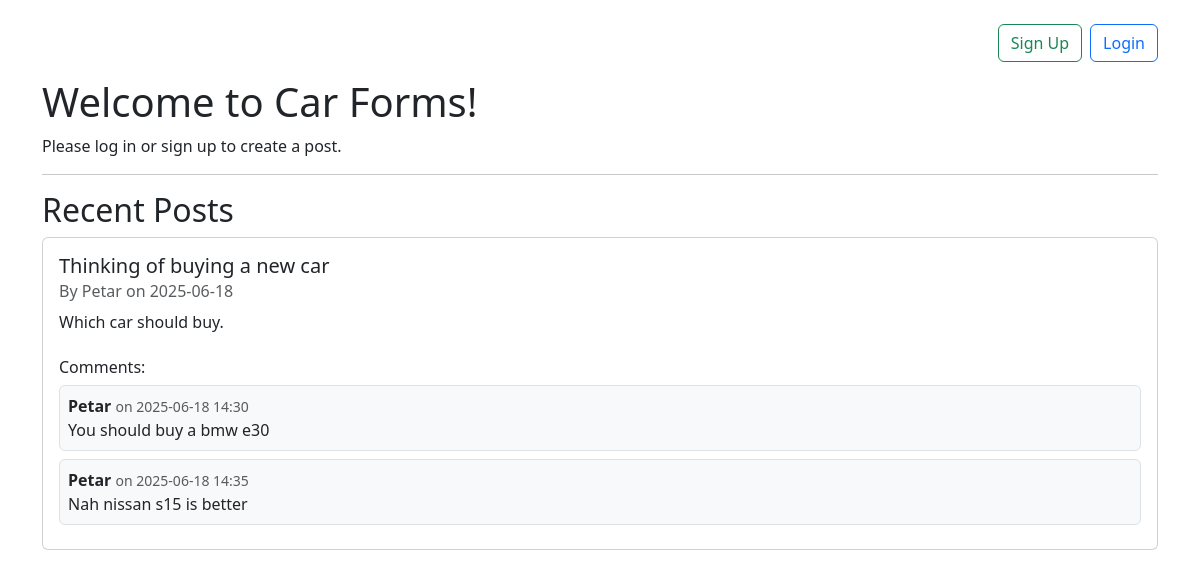
The page / on the database its author committed.
### Car_forms/models.py (models this page shows, shortened)
class Post(db.Model):
    id = db.Column(db.Integer, primary_key=True)
    title = db.Column(db.String(100), nullable=False)
    date_posted = db.Column(db.DateTime, nullable=False, default=datetime.utcnow)
    content = db.Column(db.Text, nullable=False)
    image_file = db.Column(db.String(20), nullable=True,)
    user_id = db.Column(db.Integer, db.ForeignKey('user.id'), nullable=False)

class User(db.Model, UserMixin):
    id = db.Column(db.Integer, primary_key=True)
    username = db.Column(db.String(20), unique=True, nullable=False)
    email = db.Column(db.String(120), unique=True, nullable=False)
    image_file = db.Column(db.String(20), nullable=False, default='default.jpg')
    password = db.Column(db.String(60), nullable=False)
    posts = db.relationship('Post', backref='author', lazy=True)

class Comment(db.Model):
    comment_id = db.Column(db.Integer, primary_key=True)
    content = db.Column(db.Text, nullable=False)
    date_posted = db.Column(db.DateTime, nullable=False, default=datetime.utcnow)
    user_id = db.Column(db.Integer, db.ForeignKey('user.id'), nullable=False)
    post_id = db.Column(db.Integer, db.ForeignKey('post.id'), nullable=False)
    user = db.relationship('User', backref='comments')
    post = db.relationship('Post', backref='comments')
    parent_id = db.Column(db.Integer, db.ForeignKey('comment.comment_id'), nullable=True)
    replies = db.relationship('Comment', backref=db.backref('parent', remote_side=[comment_id]), lazy='dynamic')

### Car_forms/routes.py (the view, shortened to what this page needs)
@app.route("/", methods=["GET", "POST"])
def home():
    comment_form = CommentForm()
    reply_form = ReplyForm()
    posts = Post.query.order_by(Post.date_posted.desc()).all()
    for post in posts:
        post.top_level_comments = [c for c in post.comments if c.parent_id is None]
        for comment in post.top_level_comments:
            comment.sorted_replies = comment.replies.order_by(Comment.date_posted).all()
    return render_template("home.html", posts=posts, comment_form=comment_form, reply_form=reply_form)

### Car_forms/templates/home.html (shortened to what this page needs)
<!DOCTYPE html>
<html lang="en">
<head>
    <link href="https://cdn.jsdelivr.net/npm/bootstrap@5.3.3/dist/css/bootstrap.min.css" rel="stylesheet">
</head>
<body>
    <div class="container mt-4">
        <div class="d-flex justify-content-end align-items-center mb-3">
            {% if current_user.is_authenticated %}
                <a href="{{ url_for('about') }}" class="btn btn-outline-secondary me-2">About</a>
                <a href="{{ url_for('account') }}" class="btn btn-outline-primary me-2">Account</a>
                <a href="{{ url_for('logout') }}" class="btn btn-outline-danger me-2">Logout</a>
                <img src="{{ url_for('static', filename='profile_pics/' + current_user.image_file) }}" alt="Profile Picture" class="pfp">
            {% else %}
                <a href="{{ url_for('sign_up') }}" class="btn btn-outline-success me-2">Sign Up</a>
                <a href="{{ url_for('login') }}" class="btn btn-outline-primary">Login</a>
            {% endif %}
        </div>
        <h1>Welcome to Car Forms!</h1>
        {% if current_user.is_authenticated %}
            <p>Hello, {{ current_user.username }}!</p>
            <a href="{{ url_for('create_post') }}" class="btn btn-success mb-4">Create Post</a>
        {% else %}
            <p>Please log in or sign up to create a post.</p>
        {% endif %}
        <hr>
        <h2>Recent Posts</h2>
        {% for post in posts %}
            <div class="card mb-3">
                <div class="card-body">
                    <h5 class="card-title">{{ post.title }}</h5>
                    <h6 class="card-subtitle mb-2 text-muted">
                        By {{ post.author.username }} on {{ post.date_posted.strftime('%Y-%m-%d') }}
                    </h6>
                    <p class="card-text">{{ post.content }}</p>
                    {% if post.top_level_comments %}
                        <div class="mt-4">
                            <h6>Comments:</h6>
                            {% for comment in post.top_level_comments %}
                                <div class="border p-2 mb-2 rounded bg-light">
                                    <strong>{{ comment.user.username }}</strong>
                                    <small class="text-muted">on {{ comment.date_posted.strftime('%Y-%m-%d %H:%M') }}</small>
                                    <div>{{ comment.content }}</div>
                                </div>
                            {% endfor %}
                        </div>
                    {% endif %}
                </div>
            </div>
        {% endfor %}
    </div>
</body>
</html>

### rows shown on the page
Post: title "Thinking of buying a new car", author.username "Petar", date_posted "2025-06-18", content "Which car should buy."
Comment: user.username "Petar", date_posted "2025-06-18 14:30", content "You should buy a bmw e30"
Comment: user.username "Petar", date_posted "2025-06-18 14:35", content "Nah nissan s15 is better"
